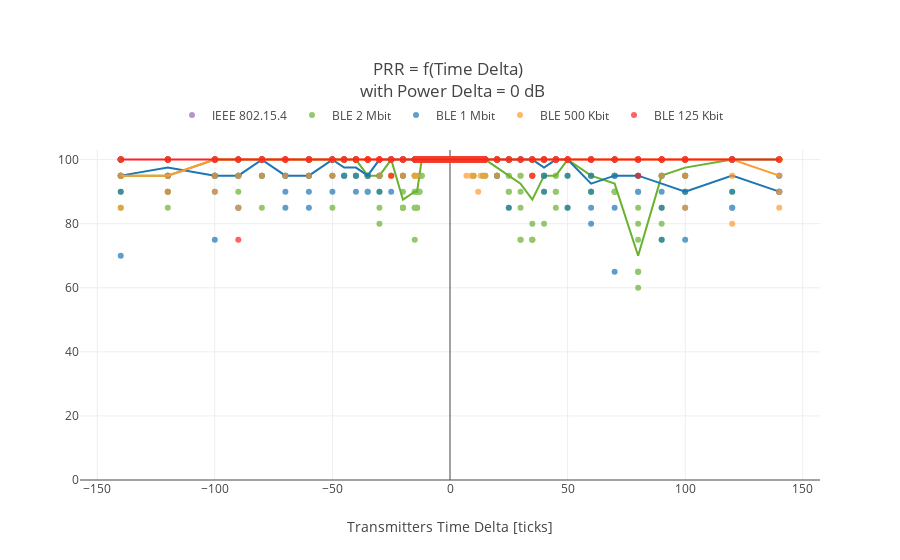

The cell this chart's notebook holds for it:
### Code cell
figure = go.Figure()

# print(Modes)

for mode in Modes:
    
    mode_filter = (filtered_df["Mode"] == Modes[mode]['id'])
    mode_df = filtered_df.where(mode_filter).dropna()
    
    # Force displaying the trace, even if empty
    if len(mode_df) == 0:
        x_data = [np.nan]
        y_data = [np.nan]
        x_median = [np.nan]
        y_median = [np.nan]
    else: 
        x_data = mode_df["TimeDelta"]
        y_data = mode_df["PRR"]
        
        # Compute the median line
        x_median = sorted(set(x_data))
        y_median = []
        for x in x_median:
            median_filter = (mode_df["TimeDelta"] == x)
            median_data = mode_df.where(median_filter).dropna().PRR
            y_median.append(np.median(median_data))
    
    scatter = go.Scatter(
        x=x_data,
        y=y_data,
        mode='markers',
        marker={'color':Modes[mode]['color']},
        showlegend=True,
        legendgroup=Modes[mode]['id'],
        name=Modes[mode]['label'],
        opacity=0.7,
#         fill='toself',
        hoverinfo='skip',
#         line=dict(color=colors.light_orange, width=0),
    )
    figure.add_trace(scatter)
    
    
    median_line = go.Scatter(
        x=x_median,
        y=y_median,
        mode='lines',
        line={'color':Modes[mode]['color']},
        showlegend=False,
        legendgroup=Modes[mode]['id'],
        name=Modes[mode]['label']+' median',
#         fill='toself',
#         hoverinfo='skip',
#         line=dict(color=colors.light_orange, width=0),
    )
    figure.add_trace(median_line)
    
    
    
custom_layout = {
    "title":{
        'text':'PRR = f(Time Delta) <br> with Power Delta = %d dB' % 0,
    },
#     "width":linewidth_px,
#     "height":220,
#     "font":{"size":font_size},
    "margin":dict(t=150),
    "xaxis":{
        'title':{'text':'Transmitters Time Delta [ticks]'},
            },
    "yaxis":{
        'range':[0,103]
    },
    "legend":{
#         'font':{'size':font_size},
        'orientation':"h",
        'x': 0.5,
        'y':1.15,
        'xanchor':"center",
        'yanchor':"top",
    }
}
figure.update_layout(custom_layout)
figure.show()

### Figure 1 — Plotly figure (JSON) as saved in the notebook; plotly's stock layout.template omitted (floating-point values rounded to 4 significant figures; data arrays with more than 128 entries replaced by an {"elided": "..."} marker saying what was removed)
{"data": [{"hoverinfo": "skip", "legendgroup": "0", "marker": {"color": "#9467bd"}, "mode": "markers", "name": "IEEE 802.15.4", "opacity": 0.7, "showlegend": true, "type": "scatter", "x": [null], "y": [null]}, {"legendgroup": "0", "line": {"color": "#9467bd"}, "mode": "lines", "name": "IEEE 802.15.4 median", "showlegend": false, "type": "scatter", "x": [null], "y": [null]}, {"hoverinfo": "skip", "legendgroup": "2", "marker": {"color": "#69B22F"}, "mode": "markers", "name": "BLE 2 Mbit", "opacity": 0.7, "showlegend": true, "type": "scatter", "x": {"elided": "472 int values"}, "y": {"elided": "472 int values"}}, {"legendgroup": "2", "line": {"color": "#69B22F"}, "mode": "lines", "name": "BLE 2 Mbit median", "showlegend": false, "type": "scatter", "x": [-140, -120, -100, -90, -80, -70, -60, -50, -45, -40, -35, -30, -25, -20, -15, -14, -13, -12, -11, -10, -9, -8, -7, -6, -5, -4, -3, -2, -1, 0, 1, 2, 3, 4, 5, 6, 7, 8, 9, 10, 11, 12, 13, 14, 15, 20, 25, 30, 35, 40, 45, 50, 60, 70, 80, 90, 100, 120, 140], "y": [95, 95, 100, 100, 100, 100, 100, 100, 100, 100, 95, 95, 100, 87.5, 90, 90, 95, 100, 100, 100, 100, 100, 100, 100, 100, 100, 100, 100, 100, 100, 100, 100, 100, 100, 100, 100, 100, 100, 100, 100, 100, 100, 100, 100, 100, 97.5, 95, 92.5, 87.5, 95, 95, 100, 95, 92.5, 70, 95, 97.5, 100, 100]}, {"hoverinfo": "skip", "legendgroup": "1", "marker": {"color": "#1C76B4"}, "mode": "markers", "name": "BLE 1 Mbit", "opacity": 0.7, "showlegend": true, "type": "scatter", "x": {"elided": "354 int values"}, "y": {"elided": "354 int values"}}, {"legendgroup": "1", "line": {"color": "#1C76B4"}, "mode": "lines", "name": "BLE 1 Mbit median", "showlegend": false, "type": "scatter", "x": [-140, -120, -100, -90, -80, -70, -60, -50, -45, -40, -35, -30, -25, -20, -15, -14, -13, -12, -11, -10, -9, -8, -7, -6, -5, -4, -3, -2, -1, 0, 1, 2, 3, 4, 5, 6, 7, 8, 9, 10, 11, 12, 13, 14, 15, 20, 25, 30, 35, 40, 45, 50, 60, 70, 80, 90, 100, 120, 140], "y": [95, 97.5, 95, 95, 100, 95, 95, 100, 97.5, 97.5, 95, 100, 100, 100, 100, 100, 100, 100, 100, 100, 100, 100, 100, 100, 100, 100, 100, 100, 100, 100, 100, 100, 100, 100, 100, 100, 100, 100, 100, 100, 100, 100, 100, 100, 100, 100, 100, 100, 100, 97.5, 100, 100, 92.5, 95, 95, 92.5, 90, 95, 90]}, {"hoverinfo": "skip", "legendgroup": "4", "marker": {"color": "#FF9932"}, "mode": "markers", "name": "BLE 500 Kbit", "opacity": 0.7, "showlegend": true, "type": "scatter", "x": {"elided": "413 int values"}, "y": {"elided": "413 int values"}}, {"legendgroup": "4", "line": {"color": "#FF9932"}, "mode": "lines", "name": "BLE 500 Kbit median", "showlegend": false, "type": "scatter", "x": [-140, -120, -100, -90, -80, -70, -60, -50, -45, -40, -35, -30, -25, -20, -15, -14, -13, -12, -11, -10, -9, -8, -7, -6, -5, -4, -3, -2, -1, 0, 1, 2, 3, 4, 5, 6, 7, 8, 9, 10, 11, 12, 13, 14, 15, 20, 25, 30, 35, 40, 45, 50, 60, 70, 80, 90, 100, 120, 140], "y": [95, 95, 100, 100, 100, 100, 100, 100, 100, 100, 100, 100, 100, 100, 100, 100, 100, 100, 100, 100, 100, 100, 100, 100, 100, 100, 100, 100, 100, 100, 100, 100, 100, 100, 100, 100, 100, 100, 100, 100, 100, 100, 100, 100, 100, 100, 100, 100, 100, 100, 100, 100, 100, 100, 100, 100, 100, 100, 95]}, {"hoverinfo": "skip", "legendgroup": "3", "marker": {"color": "#FF2021"}, "mode": "markers", "name": "BLE 125 Kbit", "opacity": 0.7, "showlegend": true, "type": "scatter", "x": {"elided": "413 int values"}, "y": {"elided": "413 int values"}}, {"legendgroup": "3", "line": {"color": "#FF2021"}, "mode": "lines", "name": "BLE 125 Kbit median", "showlegend": false, "type": "scatter", "x": [-140, -120, -100, -90, -80, -70, -60, -50, -45, -40, -35, -30, -25, -20, -15, -14, -13, -12, -11, -10, -9, -8, -7, -6, -5, -4, -3, -2, -1, 0, 1, 2, 3, 4, 5, 6, 7, 8, 9, 10, 11, 12, 13, 14, 15, 20, 25, 30, 35, 40, 45, 50, 60, 70, 80, 90, 100, 120, 140], "y": [100, 100, 100, 100, 100, 100, 100, 100, 100, 100, 100, 100, 100, 100, 100, 100, 100, 100, 100, 100, 100, 100, 100, 100, 100, 100, 100, 100, 100, 100, 100, 100, 100, 100, 100, 100, 100, 100, 100, 100, 100, 100, 100, 100, 100, 100, 100, 100, 100, 100, 100, 100, 100, 100, 100, 100, 100, 100, 100]}], "layout": {"legend": {"orientation": "h", "x": 0.5, "xanchor": "center", "y": 1.15, "yanchor": "top"}, "margin": {"t": 150}, "title": {"text": "PRR = f(Time Delta) <br> with Power Delta = 0 dB"}, "xaxis": {"title": {"text": "Transmitters Time Delta [ticks]"}}, "yaxis": {"range": [0, 103]}}}
